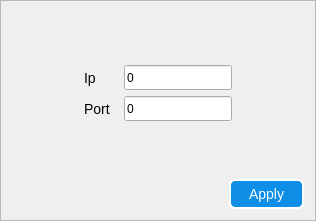
<?xml version="1.0" encoding="UTF-8"?>
<ui version="4.0">
 <class>TcpPortSettings</class>
 <widget class="QFrame" name="TcpPortSettings">
  <property name="geometry">
   <rect>
    <x>0</x>
    <y>0</y>
    <width>316</width>
    <height>221</height>
   </rect>
  </property>
  <property name="windowTitle">
   <string>Frame</string>
  </property>
  <property name="styleSheet">
   <string notr="true">QLabel{
    color: black;
    qproperty-alignment: AlignCenter;
	
    /*font-family: 'Verdana';*/
    font-size: 14px;}

/* ******************QPushButton****************** */
QPushButton{
    background-color: rgb(14, 142, 231);
	border-style: outset;
    border-width: 2px;
	border-radius: 6px;
    color: white;
	font-size: 14px;
}

QPushButton:hover{
    background-color: rgb(57, 159, 251);
}

QPushButton:pressed{
    background-color: rgb(0, 125, 213);
}

QPushButton:disabled{
    background-color: gray;
}

QCheckBox{
	font-size: 14px;
	alignment:center}
QRadioButton{
	font-size: 14px;
	alignment:center}

</string>
  </property>
  <property name="frameShape">
   <enum>QFrame::StyledPanel</enum>
  </property>
  <property name="frameShadow">
   <enum>QFrame::Raised</enum>
  </property>
  <layout class="QGridLayout" name="gridLayout_2">
   <item row="0" column="1">
    <spacer name="verticalSpacer_2">
     <property name="orientation">
      <enum>Qt::Vertical</enum>
     </property>
     <property name="sizeHint" stdset="0">
      <size>
       <width>20</width>
       <height>44</height>
      </size>
     </property>
    </spacer>
   </item>
   <item row="1" column="0">
    <spacer name="horizontalSpacer_2">
     <property name="orientation">
      <enum>Qt::Horizontal</enum>
     </property>
     <property name="sizeHint" stdset="0">
      <size>
       <width>48</width>
       <height>20</height>
      </size>
     </property>
    </spacer>
   </item>
   <item row="1" column="1">
    <layout class="QGridLayout" name="gridLayout">
     <item row="0" column="0">
      <widget class="QLabel" name="label">
       <property name="text">
        <string>Ip  </string>
       </property>
      </widget>
     </item>
     <item row="0" column="1">
      <widget class="QLineEdit" name="lineEdit_ip">
       <property name="minimumSize">
        <size>
         <width>100</width>
         <height>25</height>
        </size>
       </property>
       <property name="maximumSize">
        <size>
         <width>150</width>
         <height>25</height>
        </size>
       </property>
       <property name="text">
        <string>0</string>
       </property>
      </widget>
     </item>
     <item row="1" column="0">
      <widget class="QLabel" name="label_2">
       <property name="text">
        <string>Port  </string>
       </property>
      </widget>
     </item>
     <item row="1" column="1">
      <widget class="QLineEdit" name="lineEdit_port">
       <property name="minimumSize">
        <size>
         <width>100</width>
         <height>25</height>
        </size>
       </property>
       <property name="maximumSize">
        <size>
         <width>150</width>
         <height>25</height>
        </size>
       </property>
       <property name="text">
        <string>0</string>
       </property>
      </widget>
     </item>
    </layout>
   </item>
   <item row="1" column="2">
    <spacer name="horizontalSpacer">
     <property name="orientation">
      <enum>Qt::Horizontal</enum>
     </property>
     <property name="sizeHint" stdset="0">
      <size>
       <width>47</width>
       <height>20</height>
      </size>
     </property>
    </spacer>
   </item>
   <item row="2" column="1">
    <spacer name="verticalSpacer">
     <property name="orientation">
      <enum>Qt::Vertical</enum>
     </property>
     <property name="sizeHint" stdset="0">
      <size>
       <width>20</width>
       <height>43</height>
      </size>
     </property>
    </spacer>
   </item>
   <item row="3" column="0" colspan="3">
    <layout class="QHBoxLayout" name="horizontalLayout">
     <item>
      <spacer name="horizontalSpacer_3">
       <property name="orientation">
        <enum>Qt::Horizontal</enum>
       </property>
       <property name="sizeHint" stdset="0">
        <size>
         <width>40</width>
         <height>20</height>
        </size>
       </property>
      </spacer>
     </item>
     <item>
      <widget class="QPushButton" name="Button_apply">
       <property name="sizePolicy">
        <sizepolicy hsizetype="Fixed" vsizetype="Fixed">
         <horstretch>0</horstretch>
         <verstretch>0</verstretch>
        </sizepolicy>
       </property>
       <property name="minimumSize">
        <size>
         <width>75</width>
         <height>30</height>
        </size>
       </property>
       <property name="maximumSize">
        <size>
         <width>16777215</width>
         <height>30</height>
        </size>
       </property>
       <property name="text">
        <string>Apply</string>
       </property>
      </widget>
     </item>
    </layout>
   </item>
  </layout>
 </widget>
 <resources/>
 <connections/>
</ui>
